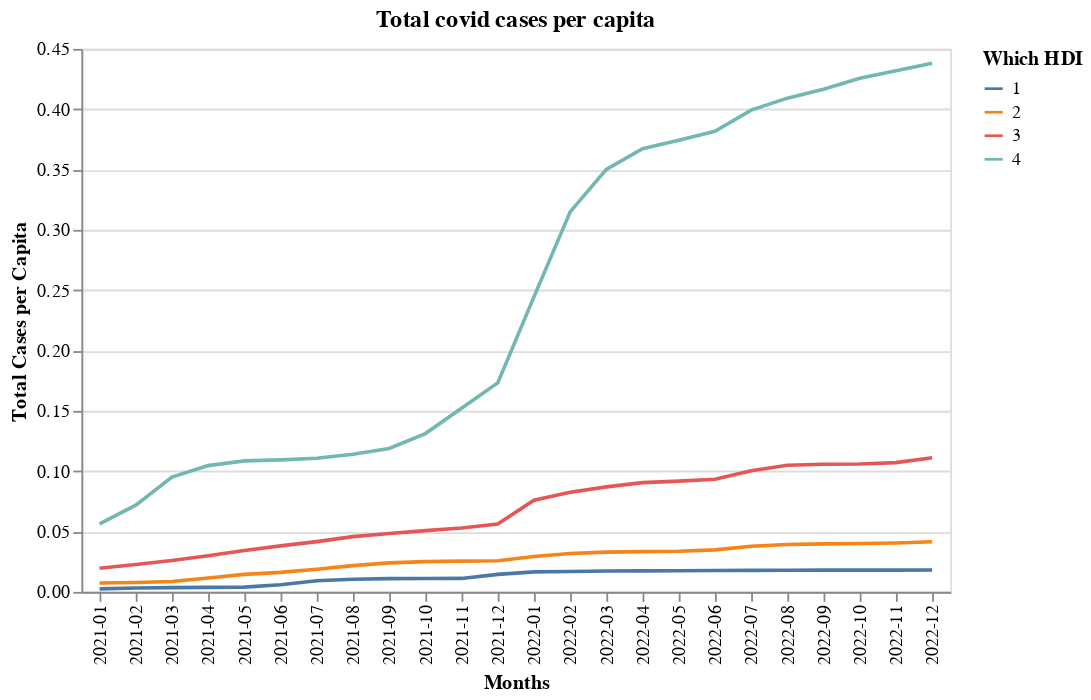

The notebook cell saved with this chart:
### Code cell
#@title Comparison 1
selection = alt.selection_multi(fields=['Which HDI'],bind=('legend'))

visualisation1 = alt.Chart(comparison_total_casesnew).mark_line().encode(
    x=alt.X('Months'),
    y='Total Cases per Capita',
    color = 'Which HDI:N',
    opacity=alt.condition(selection, alt.value(1), alt.value(0.2))
).add_selection(
    selection
).properties(title='Total covid cases per capita')
visualisation1

### Figure 1 — Vega-Lite specification as saved in the notebook (floating-point values rounded to 4 significant figures)
{"config": {"view": {"continuousWidth": 400, "continuousHeight": 300}}, "data": {"name": "data-5d4ebdad79b7f39aaac5ce27c475a861"}, "mark": "line", "encoding": {"color": {"field": "Which HDI", "type": "nominal"}, "opacity": {"condition": {"value": 1, "selection": "selector017"}, "value": 0.2}, "x": {"field": "Months", "type": "nominal"}, "y": {"field": "Total Cases per Capita", "type": "quantitative"}}, "selection": {"selector017": {"type": "multi", "fields": ["Which HDI"], "bind": "legend"}}, "title": "Total covid cases per capita", "$schema": "https://vega.github.io/schema/vega-lite/v4.17.0.json", "datasets": {"data-5d4ebdad79b7f39aaac5ce27c475a861": [{"Months": "2021-01", "Total Cases per Capita": 0.002519, "Which HDI": 1}, {"Months": "2021-02", "Total Cases per Capita": 0.003235, "Which HDI": 1}, {"Months": "2021-03", "Total Cases per Capita": 0.003563, "Which HDI": 1}, {"Months": "2021-04", "Total Cases per Capita": 0.00377, "Which HDI": 1}, {"Months": "2021-05", "Total Cases per Capita": 0.003925, "Which HDI": 1}, {"Months": "2021-06", "Total Cases per Capita": 0.005894, "Which HDI": 1}, {"Months": "2021-07", "Total Cases per Capita": 0.009266, "Which HDI": 1}, {"Months": "2021-08", "Total Cases per Capita": 0.01042, "Which HDI": 1}, {"Months": "2021-09", "Total Cases per Capita": 0.01093, "Which HDI": 1}, {"Months": "2021-10", "Total Cases per Capita": 0.01107, "Which HDI": 1}, {"Months": "2021-11", "Total Cases per Capita": 0.01114, "Which HDI": 1}, {"Months": "2021-12", "Total Cases per Capita": 0.01447, "Which HDI": 1}, {"Months": "2022-01", "Total Cases per Capita": 0.01654, "Which HDI": 1}, {"Months": "2022-02", "Total Cases per Capita": 0.0169, "Which HDI": 1}, {"Months": "2022-03", "Total Cases per Capita": 0.01725, "Which HDI": 1}, {"Months": "2022-04", "Total Cases per Capita": 0.01735, "Which HDI": 1}, {"Months": "2022-05", "Total Cases per Capita": 0.01752, "Which HDI": 1}, {"Months": "2022-06", "Total Cases per Capita": 0.01772, "Which HDI": 1}, {"Months": "2022-07", "Total Cases per Capita": 0.01786, "Which HDI": 1}, {"Months": "2022-08", "Total Cases per Capita": 0.01795, "Which HDI": 1}, {"Months": "2022-09", "Total Cases per Capita": 0.01799, "Which HDI": 1}, {"Months": "2022-10", "Total Cases per Capita": 0.018, "Which HDI": 1}, {"Months": "2022-11", "Total Cases per Capita": 0.01804, "Which HDI": 1}, {"Months": "2022-12", "Total Cases per Capita": 0.01808, "Which HDI": 1}, {"Months": "2021-01", "Total Cases per Capita": 0.007333, "Which HDI": 2}, {"Months": "2021-02", "Total Cases per Capita": 0.007767, "Which HDI": 2}, {"Months": "2021-03", "Total Cases per Capita": 0.008605, "Which HDI": 2}, {"Months": "2021-04", "Total Cases per Capita": 0.01146, "Which HDI": 2}, {"Months": "2021-05", "Total Cases per Capita": 0.01449, "Which HDI": 2}, {"Months": "2021-06", "Total Cases per Capita": 0.01614, "Which HDI": 2}, {"Months": "2021-07", "Total Cases per Capita": 0.01876, "Which HDI": 2}, {"Months": "2021-08", "Total Cases per Capita": 0.02175, "Which HDI": 2}, {"Months": "2021-09", "Total Cases per Capita": 0.02401, "Which HDI": 2}, {"Months": "2021-10", "Total Cases per Capita": 0.02505, "Which HDI": 2}, {"Months": "2021-11", "Total Cases per Capita": 0.02549, "Which HDI": 2}, {"Months": "2021-12", "Total Cases per Capita": 0.0258, "Which HDI": 2}, {"Months": "2022-01", "Total Cases per Capita": 0.0293, "Which HDI": 2}, {"Months": "2022-02", "Total Cases per Capita": 0.03182, "Which HDI": 2}, {"Months": "2022-03", "Total Cases per Capita": 0.03296, "Which HDI": 2}, {"Months": "2022-04", "Total Cases per Capita": 0.03335, "Which HDI": 2}, {"Months": "2022-05", "Total Cases per Capita": 0.03367, "Which HDI": 2}, {"Months": "2022-06", "Total Cases per Capita": 0.03485, "Which HDI": 2}, {"Months": "2022-07", "Total Cases per Capita": 0.03784, "Which HDI": 2}, {"Months": "2022-08", "Total Cases per Capita": 0.03922, "Which HDI": 2}, {"Months": "2022-09", "Total Cases per Capita": 0.03976, "Which HDI": 2}, {"Months": "2022-10", "Total Cases per Capita": 0.04014, "Which HDI": 2}, {"Months": "2022-11", "Total Cases per Capita": 0.04048, "Which HDI": 2}, {"Months": "2022-12", "Total Cases per Capita": 0.04149, "Which HDI": 2}, {"Months": "2021-01", "Total Cases per Capita": 0.01962, "Which HDI": 3}, {"Months": "2021-02", "Total Cases per Capita": 0.02273, "Which HDI": 3}, {"Months": "2021-03", "Total Cases per Capita": 0.02596, "Which HDI": 3}, {"Months": "2021-04", "Total Cases per Capita": 0.0299, "Which HDI": 3}, {"Months": "2021-05", "Total Cases per Capita": 0.03432, "Which HDI": 3}, {"Months": "2021-06", "Total Cases per Capita": 0.03814, "Which HDI": 3}, {"Months": "2021-07", "Total Cases per Capita": 0.04165, "Which HDI": 3}, {"Months": "2021-08", "Total Cases per Capita": 0.04576, "Which HDI": 3}, {"Months": "2021-09", "Total Cases per Capita": 0.04841, "Which HDI": 3}, {"Months": "2021-10", "Total Cases per Capita": 0.05072, "Which HDI": 3}, {"Months": "2021-11", "Total Cases per Capita": 0.05293, "Which HDI": 3}, {"Months": "2021-12", "Total Cases per Capita": 0.05621, "Which HDI": 3}, {"Months": "2022-01", "Total Cases per Capita": 0.07603, "Which HDI": 3}, {"Months": "2022-02", "Total Cases per Capita": 0.08261, "Which HDI": 3}, {"Months": "2022-03", "Total Cases per Capita": 0.087, "Which HDI": 3}, {"Months": "2022-04", "Total Cases per Capita": 0.09049, "Which HDI": 3}, {"Months": "2022-05", "Total Cases per Capita": 0.09182, "Which HDI": 3}, {"Months": "2022-06", "Total Cases per Capita": 0.09328, "Which HDI": 3}, {"Months": "2022-07", "Total Cases per Capita": 0.1004, "Which HDI": 3}, {"Months": "2022-08", "Total Cases per Capita": 0.1049, "Which HDI": 3}, {"Months": "2022-09", "Total Cases per Capita": 0.1057, "Which HDI": 3}, {"Months": "2022-10", "Total Cases per Capita": 0.106, "Which HDI": 3}, {"Months": "2022-11", "Total Cases per Capita": 0.1071, "Which HDI": 3}, {"Months": "2022-12", "Total Cases per Capita": 0.1111, "Which HDI": 3}, {"Months": "2021-01", "Total Cases per Capita": 0.0564, "Which HDI": 4}, {"Months": "2021-02", "Total Cases per Capita": 0.07181, "Which HDI": 4}, {"Months": "2021-03", "Total Cases per Capita": 0.09517, "Which HDI": 4}, {"Months": "2021-04", "Total Cases per Capita": 0.1046, "Which HDI": 4}, {"Months": "2021-05", "Total Cases per Capita": 0.1086, "Which HDI": 4}, {"Months": "2021-06", "Total Cases per Capita": 0.1094, "Which HDI": 4}, {"Months": "2021-07", "Total Cases per Capita": 0.1107, "Which HDI": 4}, {"Months": "2021-08", "Total Cases per Capita": 0.1141, "Which HDI": 4}, {"Months": "2021-09", "Total Cases per Capita": 0.1188, "Which HDI": 4}, {"Months": "2021-10", "Total Cases per Capita": 0.1312, "Which HDI": 4}, {"Months": "2021-11", "Total Cases per Capita": 0.1521, "Which HDI": 4}, {"Months": "2021-12", "Total Cases per Capita": 0.1732, "Which HDI": 4}, {"Months": "2022-01", "Total Cases per Capita": 0.2445, "Which HDI": 4}, {"Months": "2022-02", "Total Cases per Capita": 0.3149, "Which HDI": 4}, {"Months": "2022-03", "Total Cases per Capita": 0.3501, "Which HDI": 4}, {"Months": "2022-04", "Total Cases per Capita": 0.3673, "Which HDI": 4}, {"Months": "2022-05", "Total Cases per Capita": 0.3743, "Which HDI": 4}, {"Months": "2022-06", "Total Cases per Capita": 0.3817, "Which HDI": 4}, {"Months": "2022-07", "Total Cases per Capita": 0.3992, "Which HDI": 4}, {"Months": "2022-08", "Total Cases per Capita": 0.4092, "Which HDI": 4}, {"Months": "2022-09", "Total Cases per Capita": 0.4165, "Which HDI": 4}, {"Months": "2022-10", "Total Cases per Capita": 0.4257, "Which HDI": 4}, {"Months": "2022-11", "Total Cases per Capita": 0.4318, "Which HDI": 4}, {"Months": "2022-12", "Total Cases per Capita": 0.438, "Which HDI": 4}]}}
